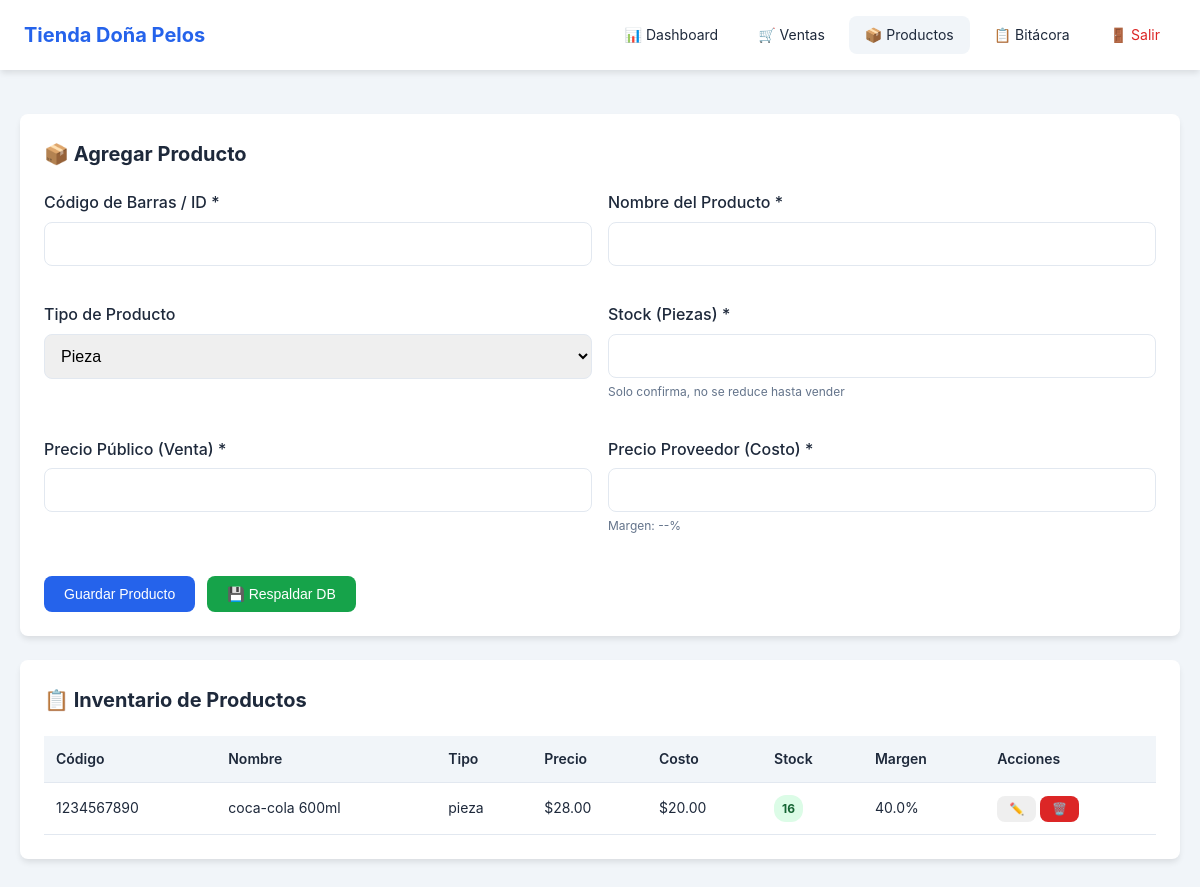
/products (signed in), run on the app's committed database.
### database.py (models this page shows)
class Product(db.Model):
    __tablename__ = 'products'
    id = db.Column(db.Integer, primary_key=True)
    business_id = db.Column(db.Integer, db.ForeignKey('businesses.id'), nullable=False)
    barcode = db.Column(db.String(50), unique=True, nullable=False)
    name = db.Column(db.String(200), nullable=False, unique=True)
    product_type = db.Column(db.String(50), default='pieza')  # pieza, kilo, paquete
    public_price = db.Column(db.Float, nullable=False)
    supplier_price = db.Column(db.Float, nullable=False)
    stock = db.Column(db.Integer, default=0)
    min_stock_alert = db.Column(db.Integer, default=3)
    created_at = db.Column(db.DateTime, default=datetime.utcnow)
    updated_at = db.Column(db.DateTime, default=datetime.utcnow, onupdate=datetime.utcnow)
    def get_profit_margin(self):
        if self.supplier_price > 0:
            return ((self.public_price - self.supplier_price) / self.supplier_price) * 100
        return 0

### app.py (the view, shortened to what this page needs)
@app.route('/products', methods=['GET', 'POST'])
@login_required
def products():
    products_list = Product.query.filter_by(business_id=session['user_id']).all()
    return render_template('products.html', products=products_list)

### app.py (called while the page is built)
def login_required(f):
    @wraps(f)
    def decorated_function(*args, **kwargs):
        if 'user_id' not in session:
            flash('Debes iniciar sesión para acceder', 'warning')
            return redirect(url_for('login'))
        return f(*args, **kwargs)
    return decorated_function

### templates/products.html (shortened to what this page needs)
<!DOCTYPE html>
<html lang="es">
<head>
    <link rel="stylesheet" href="{{ url_for('static', filename='css/styles.css') }}">
</head>
<body class="products-page">
    <nav class="navbar">
        <div class="nav-brand">{{ session.get('business_name', 'POS System') }}</div>
        <div class="nav-links">
            <a href="{{ url_for('dashboard') }}" class="nav-link">📊 Dashboard</a>
            <a href="{{ url_for('sales') }}" class="nav-link">🛒 Ventas</a>
            <a href="{{ url_for('products') }}" class="nav-link active">📦 Productos</a>
            <a href="{{ url_for('log') }}" class="nav-link">📋 Bitácora</a>
            <a href="{{ url_for('logout') }}" class="nav-link logout">🚪 Salir</a>
        </div>
    </nav>
    <main class="main-content">
        <div class="container">
            <section class="products-section">
                <h2 id="form-title">📦 Agregar Producto</h2>
                <form method="POST" class="product-form" id="product-form">
                    <div class="form-row">
                        <div class="form-group">
                            <label for="barcode">Código de Barras / ID *</label>
                            <input type="text" id="barcode" name="barcode" required>
                        </div>
                        <div class="form-group">
                            <label for="name">Nombre del Producto *</label>
                            <input type="text" id="name" name="name" required>
                        </div>
                    </div>
                    <div class="form-row">
                        <div class="form-group">
                            <label for="product_type">Tipo de Producto</label>
                            <select id="product_type" name="product_type">
                                <option value="pieza">Pieza</option>
                            </select>
                        </div>
                        <div class="form-group">
                            <label for="stock">Stock (Piezas) *</label>
                            <input type="number" id="stock" name="stock" min="0" required>
                            <small>Solo confirma, no se reduce hasta vender</small>
                        </div>
                    </div>
                    <div class="form-row">
                        <div class="form-group">
                            <label for="public_price">Precio Público (Venta) *</label>
                            <input type="number" id="public_price" name="public_price"
                                   step="0.01" min="0" required>
                        </div>
                        <div class="form-group">
                            <label for="supplier_price">Precio Proveedor (Costo) *</label>
                            <input type="number" id="supplier_price" name="supplier_price"
                                   step="0.01" min="0" required>
                            <small id="profit-margin">Margen: --%</small>
                        </div>
                    </div>
                    <div class="form-actions">
                        <button type="submit" class="btn btn-primary" id="save-btn">Guardar Producto</button>
                        <button type="button" class="btn btn-success" onclick="createBackup()">💾 Respaldar DB</button>
                    </div>
                </form>
            </section>
            <section class="products-section">
                <h2>📋 Inventario de Productos</h2>
                <div class="products-table-container">
                    <table class="products-table">
                        <thead>
                            <tr>
                                <th>Código</th>
                                <th>Nombre</th>
                                <th>Tipo</th>
                                <th>Precio</th>
                                <th>Costo</th>
                                <th>Stock</th>
                                <th>Margen</th>
                                <th>Acciones</th>
                            </tr>
                        </thead>
                        <tbody>
                            {% for product in products %}
                            <tr data-id="{{ product.id }}">
                                <td>{{ product.barcode }}</td>
                                <td>{{ product.name }}</td>
                                <td>{{ product.product_type }}</td>
                                <td>${{ "%.2f"|format(product.public_price) }}</td>
                                <td>${{ "%.2f"|format(product.supplier_price) }}</td>
                                <td>
                                    <span class="stock-badge {% if product.stock <= 3 %}low{% endif %}">
                                        {{ product.stock }}
                                    </span>
                                </td>
                                <td>{{ "%.1f"|format(product.get_profit_margin()) }}%</td>
                                <td class="actions">
                                    <button class="btn btn-sm" onclick="editProduct({{ product.id }})">✏️</button>
                                    <form method="POST" style="display: inline;">
                                        <button type="submit" class="btn btn-sm btn-danger"
                                                onclick="return confirm('¿Eliminar producto?')">🗑️</button>
                                    </form>
                                </td>
                            </tr>
                            {% else %}
                            <tr>
                                <td colspan="8" class="empty-state">No hay productos registrados</td>
                            </tr>
                            {% endfor %}
                        </tbody>
                    </table>
                </div>
            </section>
        </div>
    </main>
</body>
</html>

### static/css/styles.css (style rules this page uses)
:root { --primary-color: #2563eb; --primary-dark: #1d4ed8; --success-color: #16a34a; --danger-color: #dc2626; --warning-color: #f59e0b; --bg-color: #f1f5f9; --card-bg: #ffffff; --text-color: #1e293b; --text-muted: #64748b; --border-color: #e2e8f0; --shadow: 0 4px 6px -1px rgba(0, 0, 0, 0.1); --radius: 8px; }
* { margin: 0; padding: 0; box-sizing: border-box; }
body { font-family: -apple-system, BlinkMacSystemFont, 'Segoe UI', Roboto, Oxygen, Ubuntu, sans-serif; background-color: var(--bg-color); color: var(--text-color); line-height: 1.6; }
.container { max-width: 1200px; margin: 0 auto; padding: 20px; }
.btn { display: inline-block; padding: 10px 20px; border: none; border-radius: var(--radius); cursor: pointer; font-size: 14px; font-weight: 500; text-decoration: none; transition: all 0.3s; }
.btn-sm { padding: 6px 12px; font-size: 12px; }
.btn-primary { background-color: var(--primary-color); color: white; }
.btn-success { background-color: var(--success-color); color: white; }
.btn-danger { background-color: var(--danger-color); color: white; }
.form-group { margin-bottom: 20px; }
.form-group label { display: block; margin-bottom: 6px; font-weight: 500; }
.form-group input, .form-group select { width: 100%; padding: 12px; border: 1px solid var(--border-color); border-radius: var(--radius); font-size: 16px; }
.form-group small { display: block; margin-top: 4px; color: var(--text-muted); font-size: 12px; }
.navbar { background: var(--card-bg); padding: 16px 24px; box-shadow: var(--shadow); position: sticky; top: 0; z-index: 100; display: flex; justify-content: space-between; align-items: center; flex-wrap: wrap; }
.nav-brand { font-size: 20px; font-weight: bold; color: var(--primary-color); }
.nav-links { display: flex; gap: 8px; flex-wrap: wrap; }
.nav-link { padding: 8px 16px; border-radius: var(--radius); text-decoration: none; color: var(--text-color); font-size: 14px; transition: background 0.3s; }
.nav-link:hover, .nav-link.active { background: var(--bg-color); }
.nav-link.logout { color: var(--danger-color); }
.main-content { padding: 24px 0; }
.products-section { background: var(--card-bg); padding: 24px; border-radius: var(--radius); box-shadow: var(--shadow); margin-bottom: 24px; }
.products-section h2 { font-size: 20px; margin-bottom: 20px; }
.form-row { display: grid; grid-template-columns: repeat(auto-fit, minmax(250px, 1fr)); gap: 16px; margin-bottom: 16px; }
.form-actions { display: flex; gap: 12px; margin-top: 20px; flex-wrap: wrap; }
.products-table-container { overflow-x: auto; }
.products-table { width: 100%; border-collapse: collapse; }
.products-table th, .products-table td { padding: 12px; text-align: left; border-bottom: 1px solid var(--border-color); }
.products-table th { background: var(--bg-color); font-weight: 600; font-size: 14px; }
.products-table td { font-size: 14px; }
.stock-badge { display: inline-block; padding: 4px 8px; border-radius: 12px; font-size: 12px; font-weight: bold; background: #dcfce7; color: #166534; }
.actions { white-space: nowrap; }

### data on the page
Product: barcode "1234567890", name "coca-cola 600ml", product_type "pieza", public_price "28.00", supplier_price "20.00", stock "16", get_profit_margin "40.0"

### other printed values
{{ session.get('business_name', 'POS System') }} "Tienda Doña Pelos"
